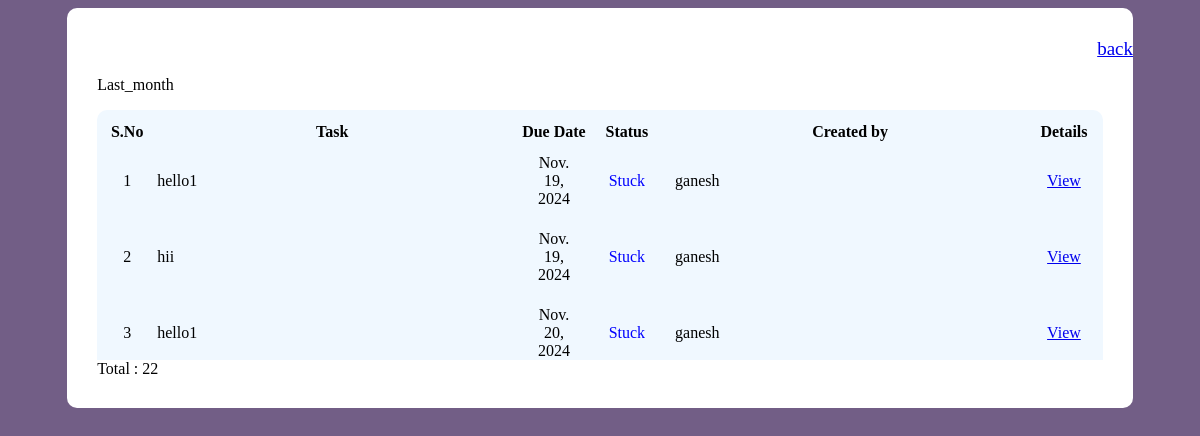
Page /profile_update/10/ (signed in) on the committed database.
### task_pro/models.py (models this page shows, shortened)
class Task(models.Model):
    STATUS_CHOICES  = (
        ('Pending','Pending'),
        ('In progress','In progress'),
        ('Completed','Completed'),
        ('Stuck','Stuck'))
    task_created_at = models.DateTimeField(auto_now_add=True)
    title= models.CharField(max_length=200)
    description = models.TextField()
    assigned_to = models.ForeignKey(CustomUser,on_delete=models.CASCADE,null=True,related_name ="assigned_to")
    created_by = models.ForeignKey(CustomUser,on_delete=models.CASCADE,null=True,related_name="created_by")
    due_date = models.DateField()
    project = models.ForeignKey(Project,on_delete=models.CASCADE,null=True,blank=True)
    status = models.CharField(max_length=100,choices=STATUS_CHOICES,default='Pending')
    message = models.TextField(null=True,blank=True)
    document = models.FileField(upload_to='documenets/',null=True,blank=True)
    audio = models.FileField(upload_to='audio/',null=True, blank=True)
    task_depended_on = models.IntegerField(null=True,blank=True)
    struck_time_start_at = models.DateTimeField(max_length=100,null=True,blank=True)
    stuck_time_end_at = models.DateTimeField(null=True,blank=True)
    incomplete = models.BooleanField(default=False)
    waiting_for = models.IntegerField(null=True,blank=True)
    waiting_for_username = models.CharField(max_length=100,null=True,blank=True)
    waiting_time_start_at = models.DateTimeField(null=True,blank=True)
    task_completed_at = models.DateTimeField(null=True,blank=True)

class CustomUser(AbstractUser):
    choose = (
        ('Accounts-AR','Accounts-AR'),
        ('Accounts-Ap','Accounts-Ap'),
        ('Accounts-MIS','Accounts-MIS'),
        ('Accounts Manager','Accounts Manager'),
        ('MIS','MIS'),
        ('HR','HR'),
        ('Sales Admin','Sales Admin'),
        ('Zonals Managers','Zonals Managers'),
        ('Branch Manager','Branch Manager'),
        ('Employee','Employee'),
        ('IT','IT'),
        ('Sales','Sales'),
    )
    email = models.EmailField(blank=False, null=False)
    department = models.CharField(choices=choose,max_length=100,default='Sales')
    head = models.BooleanField(default=False)

### task_pro/views.py (the view)
# urls.py: path('profile_update/<int:pk>/',profile_update,name='profile_update'),
@login_required
def profile_update(request,pk):
    current_url = request.build_absolute_uri()
    today = timezone.now().date()
    yesterday = today - timedelta(days=1)
    start_of_week = today - timedelta(days=today.weekday())
    end_of_week = start_of_week + timedelta(days=6)
    end_of_lastweek = start_of_week - timedelta(days=1)
    start_of_lastweek = end_of_lastweek - timedelta(days=6)
    start_of_month = today.replace(day=1)
    end_of_month = (start_of_month + timedelta(days=31)).replace(day=1) - timedelta(days=1)
    end_of_lastmonth = start_of_month - timedelta(days=1)
    start_of_lastmonth = end_of_lastmonth - timedelta(days=29)
    today_task = Task.objects.filter(assigned_to=pk,due_date=today)
    yesterday = Task.objects.filter(assigned_to =pk,due_date=yesterday)
    this_week = Task.objects.filter(assigned_to=pk,due_date__gte=start_of_week,due_date__lte=end_of_week)
    last_week = Task.objects.filter(assigned_to=pk,due_date__gte=start_of_lastweek,due_date__lte=end_of_lastweek)
    this_month = Task.objects.filter(assigned_to=pk,due_date__gte=start_of_month,due_date__lte=end_of_month)
    last_month = Task.objects.filter(assigned_to=pk,due_date__lt=start_of_lastweek)
    total_count = len(today_task)+len(yesterday)+len(this_week)+len(last_week)+len(this_month)+len(last_month)+len(last_month)
    department = Task.objects.filter(assigned_to=request.user.id).first()
    context ={
        'today_task':today_task,
        'yesterday':yesterday,
        'this_week':this_week,
        'last_week':last_week,
        'this_month':this_month,
        'last_month':last_month,
        'department':department,
        'total_count':total_count
    }
    return render(request,"profile_update.html",context)

### task_pro/Templates/profile_update.html (shortened to what this page needs)
<!DOCTYPE html>
<html lang="en">
<head>
    {% load static %}
    <link rel="stylesheet" href="{% static 'css/dashboard.css' %}">
</head>
<body style="background-color: rgb(114, 94, 134);">
    <section style="margin:0% 5%;background-color: white;padding:30px;border-radius:10px;">
        <div class="dashboard">
            <a href="{% url 'Team_mem' %}" style="position: relative;left:1000px; font-size:19px;">back</a>
            {% if last_month %}
            <p class="table_head">Last_month</p>
            <div class="table_div1">
                <table class="main-table">
                    <th>S.No</th>
                    <th>Task</th>
                    <th>Due Date</th>
                    <th>Status</th>
                    <th>Created by</th>
                    <th>Details</th>
                    {% for i in last_month %}
                        <tr>
                            <td>{{ forloop.counter  }}</td>
                            <td class="table_firstdata">{{ i.title }}</td>
                            <td>{{ i.due_date }}</td>
                            <td class="status">{{ i.status }}</td>
                            <td class="table_firstdata">{{ i.created_by }}</td>
                            <td><a href="{% url 'profile_task' i.id %}" >View</a></td>
                        </tr>
                    {% endfor %}
                </table>
            </div>
            {% endif %}
        </div>
        <span class="table_head">Total :  {{ total_count }}</span>
    </section>
</body>
</html>

### task_pro/static/css/dashboard.css (style rules this page uses)
body { background-color: rgb(114, 94, 134); }
.main-table { background-color: aliceblue; padding: 10px; border-radius: 10px; margin-bottom:15px; width: 100%; }
.main-table tr { text-align: center; padding-top: 10px; border-bottom: 1px solid black; }
.main-table tr td { padding: 10px; }
.table_head { color: white; width: 700px;; }
.table_firstdata { width:350px; max-width: 350px; overflow-x: auto; text-align: left; }
.table_div1 { max-height: 250px; overflow-x: auto; overflow-y: auto; }

### task_pro/Templates/profile_update.html (style rules this page uses)
.table_head { color:black; }

### rows in the picture
Task: title "hello1", due_date "Nov. 19, 2024", status "Stuck", created_by "ganesh"
Task: title "hii", due_date "Nov. 19, 2024", status "Stuck", created_by "ganesh"
Task: title "hello1", due_date "Nov. 20, 2024", status "Stuck", created_by "ganesh"

### other values in the picture
{{ total_count }} "22"
